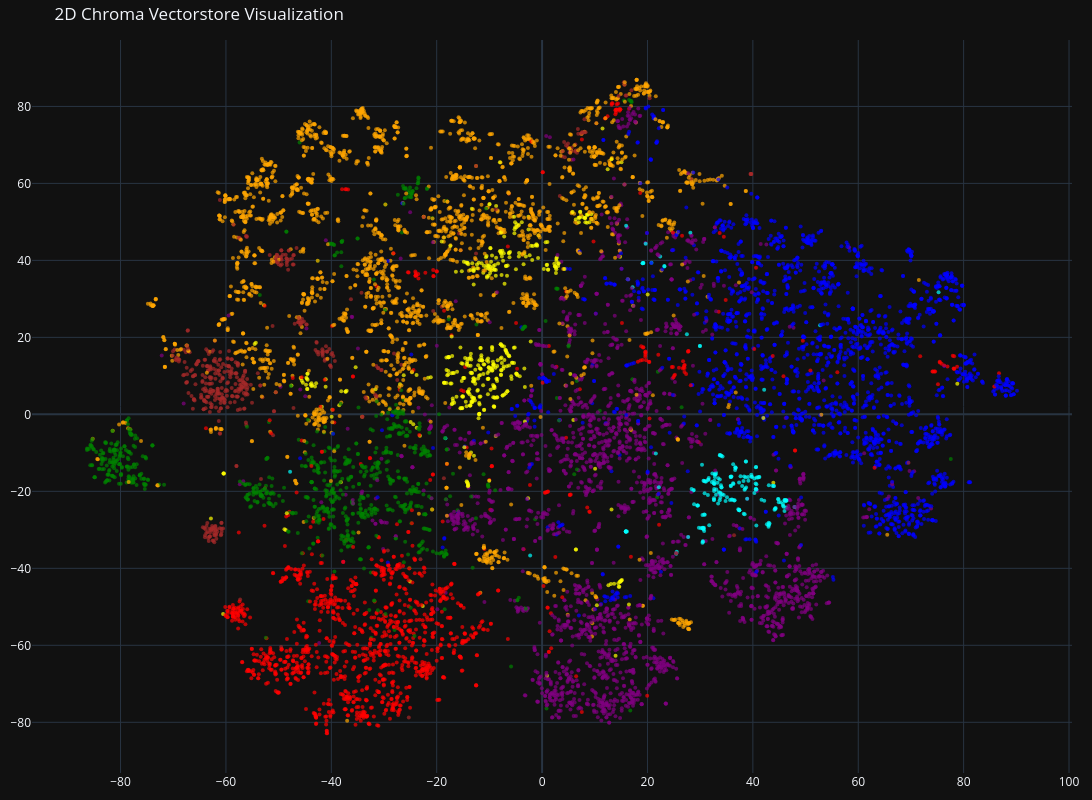
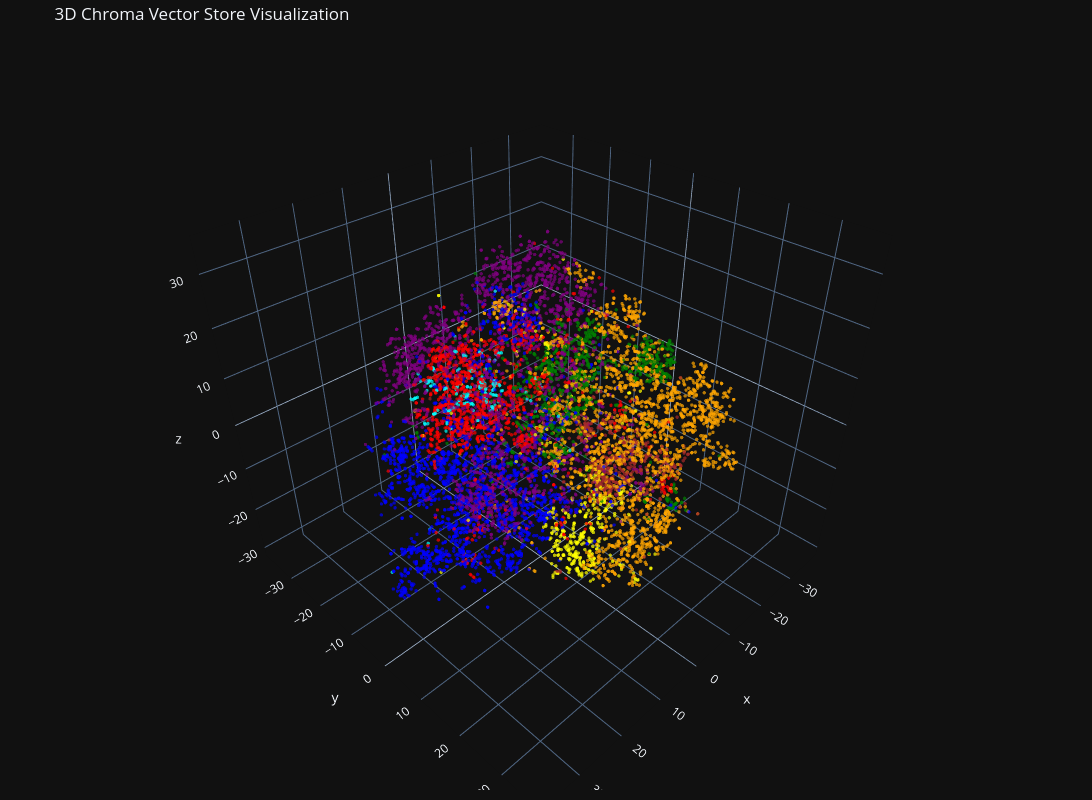

Notebook code for these charts, in order:
### Code cell
# Keep visualization queries below SQLite's bound-variable limit.
# t-SNE is also expensive, so visualize a representative subset instead of the full store.
MAXIMUM_DATAPOINTS = 10_000

CATEGORIES = ['Appliances', 'Automotive', 'Cell_Phones_and_Accessories', 'Electronics','Musical_Instruments', 'Office_Products', 'Tools_and_Home_Improvement', 'Toys_and_Games']
COLORS = ['cyan', 'blue', 'brown', 'orange', 'yellow', 'green' , 'purple', 'red']

# Prework
sample_size = min(MAXIMUM_DATAPOINTS, collection.count())
result = collection.get(include=['embeddings', 'documents', 'metadatas'], limit=sample_size)
vectors = np.array(result['embeddings'])
documents = result['documents']
categories = [metadata['category'] for metadata in result['metadatas']]
colors = [COLORS[CATEGORIES.index(c)] for c in categories]

# Let's try a 2D chart
# TSNE stands for t-distributed Stochastic Neighbor Embedding - it's a common technique for reducing dimensionality of data

tsne = TSNE(n_components=2, random_state=42)
reduced_vectors = tsne.fit_transform(vectors)
# Create the 2D scatter plot
fig = go.Figure(data=[go.Scatter(
    x=reduced_vectors[:, 0],
    y=reduced_vectors[:, 1],
    mode='markers',
    marker=dict(size=4, color=colors, opacity=0.7),
    text=[f"Category: {c}<br>Text: {d[:50]}..." for c, d in zip(categories, documents)],
    hoverinfo='text'
)])

fig.update_layout(
    title='2D Chroma Vectorstore Visualization',
    scene=dict(xaxis_title='x', yaxis_title='y'),
    width=1200,
    height=800,
    margin=dict(r=20, b=10, l=10, t=40)
)

fig.show()
# Let's try 3D!

tsne = TSNE(n_components=3, random_state=42)
reduced_vectors = tsne.fit_transform(vectors)
# Create the 3D scatter plot
fig = go.Figure(data=[go.Scatter3d(
    x=reduced_vectors[:, 0],
    y=reduced_vectors[:, 1],
    z=reduced_vectors[:, 2],
    mode='markers',
    marker=dict(size=2, color=colors, opacity=0.7),
    text=[f"Category: {c}<br>Text: {d[:50]}..." for c, d in zip(categories, documents)],
    hoverinfo='text'
)])

fig.update_layout(
    title='3D Chroma Vector Store Visualization',
    scene=dict(xaxis_title='x', yaxis_title='y', zaxis_title='z'),
    width=1200,
    height=800,
    margin=dict(r=20, b=10, l=10, t=40)
)

fig.show()

### Figure 1 — Plotly figure (JSON) as saved in the notebook; plotly's stock layout.template omitted (floating-point values rounded to 4 significant figures; data arrays with more than 128 entries replaced by an {"elided": "..."} marker saying what was removed)
{"data": [{"hoverinfo": "text", "marker": {"color": {"elided": "10000 str values"}, "opacity": 0.7, "size": 4}, "mode": "markers", "text": {"elided": "10000 str values"}, "x": {"elided": "10000 float values"}, "y": {"elided": "10000 float values"}, "type": "scatter"}], "layout": {"margin": {"r": 20, "b": 10, "l": 10, "t": 40}, "title": {"text": "2D Chroma Vectorstore Visualization"}, "scene": {"xaxis": {"title": {"text": "x"}}, "yaxis": {"title": {"text": "y"}}}, "width": 1200, "height": 800}}

### Figure 2 — Plotly figure (JSON) as saved in the notebook; plotly's stock layout.template omitted (floating-point values rounded to 4 significant figures; data arrays with more than 128 entries replaced by an {"elided": "..."} marker saying what was removed)
{"data": [{"hoverinfo": "text", "marker": {"color": {"elided": "10000 str values"}, "opacity": 0.7, "size": 2}, "mode": "markers", "text": {"elided": "10000 str values"}, "x": {"elided": "10000 float values"}, "y": {"elided": "10000 float values"}, "z": {"elided": "10000 float values"}, "type": "scatter3d"}], "layout": {"margin": {"r": 20, "b": 10, "l": 10, "t": 40}, "title": {"text": "3D Chroma Vector Store Visualization"}, "scene": {"xaxis": {"title": {"text": "x"}}, "yaxis": {"title": {"text": "y"}}, "zaxis": {"title": {"text": "z"}}}, "width": 1200, "height": 800}}
